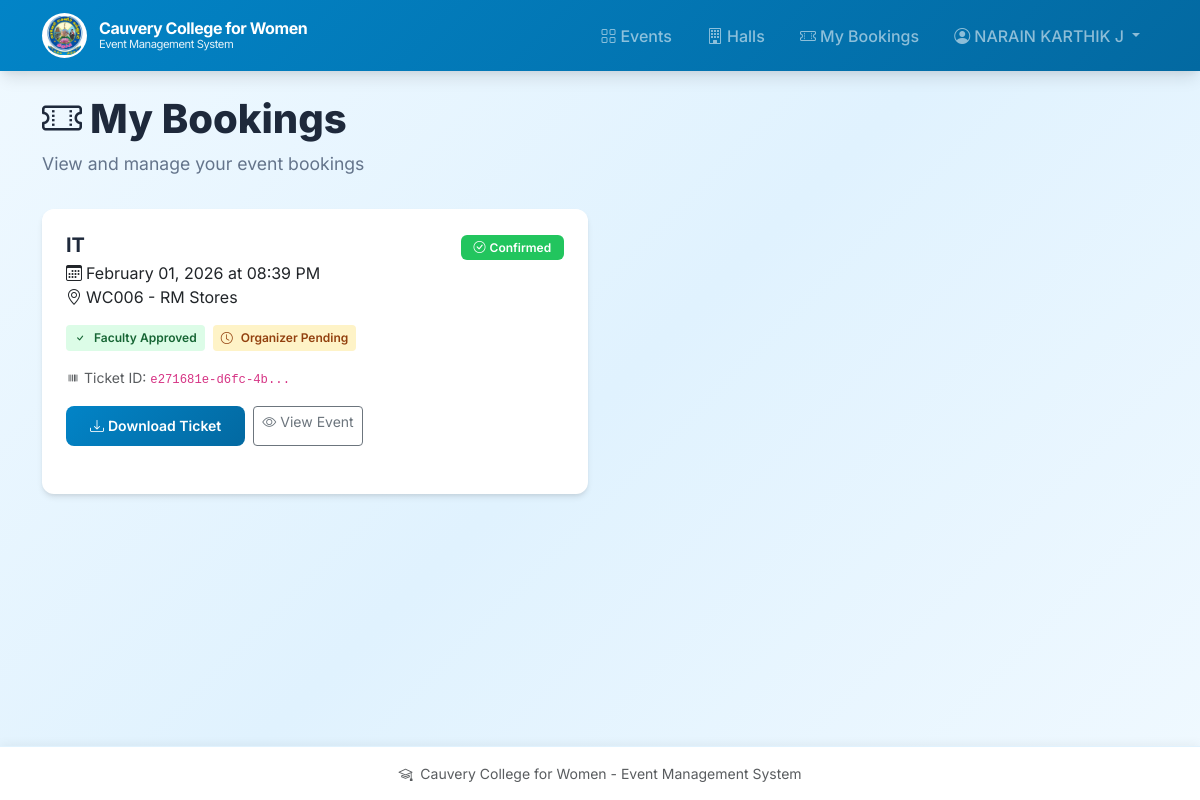
The app's page /my/bookings (signed in) with its own data.
### app.py (models this page shows, shortened)
class User(UserMixin, db.Model):
    __tablename__ = "users"
    id = db.Column(db.Integer, primary_key=True)
    email = db.Column(db.String, unique=True, nullable=True)
    student_id = db.Column(db.String, unique=True, nullable=True)
    password_hash = db.Column(db.String, nullable=False)
    full_name = db.Column(db.String)
    role = db.Column(db.String, nullable=False, default="student")  # student, faculty, organizer, admin
    phone = db.Column(db.String, nullable=True)
    department = db.Column(db.String, nullable=True)
    year = db.Column(db.String, nullable=True)
    active = db.Column(db.Boolean, default=True)
    created_at = db.Column(db.DateTime, default=datetime.utcnow)

class Booking(db.Model):
    __tablename__ = "bookings"
    id = db.Column(db.Integer, primary_key=True)
    ticket_id = db.Column(db.String, unique=True, nullable=False, default=lambda: str(uuid.uuid4()))
    user_id = db.Column(db.Integer, db.ForeignKey("users.id"), nullable=False)
    event_id = db.Column(db.Integer, db.ForeignKey("events.id"), nullable=False)
    status = db.Column(db.String, default="pending")  # pending, confirmed, cancelled
    faculty_approved = db.Column(db.Boolean, default=False)
    organizer_approved = db.Column(db.Boolean, default=False)
    created_at = db.Column(db.DateTime, default=datetime.utcnow)
    qr_path = db.Column(db.String, nullable=True)
    pdf_path = db.Column(db.String, nullable=True)
    user = db.relationship("User", lazy="joined")
    event = db.relationship("Event", lazy="joined")

class Event(db.Model):
    __tablename__ = "events"
    id = db.Column(db.Integer, primary_key=True)
    title = db.Column(db.String, nullable=False)
    description = db.Column(db.Text)
    category_id = db.Column(db.Integer, db.ForeignKey("categories.id"), nullable=True)
    hall_id = db.Column(db.Integer, db.ForeignKey("halls.id"), nullable=False)
    organizer_id = db.Column(db.Integer, db.ForeignKey("users.id"), nullable=False)
    capacity = db.Column(db.Integer, default=0)
    start_time = db.Column(db.DateTime, nullable=False)
    end_time = db.Column(db.DateTime, nullable=False)
    poster_path = db.Column(db.String, nullable=True)
    invitation_path = db.Column(db.String, nullable=True)
    status = db.Column(db.String, default="pending")  # pending, approved, rejected
    requires_faculty_approval = db.Column(db.Boolean, default=False)
    created_at = db.Column(db.DateTime, default=datetime.utcnow)
    club_id = db.Column(db.Integer, nullable=True)
    category = db.relationship("Category", lazy="joined")
    hall = db.relationship("Hall", lazy="joined")
    organizer = db.relationship("User", lazy="joined")

class Hall(db.Model):
    __tablename__ = "halls"
    id = db.Column(db.Integer, primary_key=True)
    name = db.Column(db.String, unique=True, nullable=False)
    capacity = db.Column(db.Integer, default=0)
    status = db.Column(db.String, default="free")  # free, blocked
    location = db.Column(db.String, nullable=True)

### app.py (the view)
@app.route("/my/bookings")
@login_required
def my_bookings():
    bookings = Booking.query.filter_by(user_id=current_user.id).order_by(Booking.created_at.desc()).all()
    return render_template("my_bookings.html", bookings=bookings)

### app.py (called while the page is built)
@login_manager.user_loader
def load_user(user_id):
    try:
        return db.session.get(User, int(user_id))
    except Exception:
        return None

### templates/my_bookings.html (shortened to what this page needs)
{% extends "layout.html" %}
{% block content %}
<div class="page-header">
  <h1><i class="bi bi-ticket-perforated me-2"></i>My Bookings</h1>
  <p>View and manage your event bookings</p>
</div>
{% if bookings %}
  <div class="row">
    {% for b in bookings %}
      <div class="col-lg-6 mb-4">
        <div class="dashboard-section h-100 fade-in">
          <div class="d-flex justify-content-between align-items-start mb-3">
            <div>
              <a href="{{ url_for('event_detail', event_id=b.event.id) }}" class="text-decoration-none">
                <h5 class="mb-1" style="font-weight: 700; color: var(--dark-color);">{{ b.event.title }}</h5>
              </a>
              <div class="event-meta">
                <i class="bi bi-calendar3 me-1"></i>{{ b.event.start_time.strftime('%B %d, %Y at %I:%M %p') }}
              </div>
              <div class="event-meta">
                <i class="bi bi-geo-alt me-1"></i>{{ b.event.hall.name if b.event.hall else 'TBD' }}
              </div>
            </div>
            <div>
              {% if b.status == 'confirmed' %}
                <span class="badge bg-success"><i class="bi bi-check-circle me-1"></i>Confirmed</span>
              {% elif b.status == 'pending' %}
                <span class="badge bg-warning"><i class="bi bi-clock me-1"></i>Pending</span>
              {% elif b.status == 'cancelled' %}
                <span class="badge bg-danger"><i class="bi bi-x-circle me-1"></i>Cancelled</span>
              {% else %}
                <span class="badge bg-secondary">{{ b.status }}</span>
              {% endif %}
            </div>
          </div>
          <div class="d-flex gap-2 mb-3">
            {% if b.faculty_approved %}
              <span class="approval-badge approved"><i class="bi bi-check me-1"></i>Faculty Approved</span>
            {% else %}
              <span class="approval-badge pending"><i class="bi bi-clock me-1"></i>Faculty Pending</span>
            {% endif %}
            {% if b.organizer_approved %}
              <span class="approval-badge approved"><i class="bi bi-check me-1"></i>Organizer Approved</span>
            {% else %}
              <span class="approval-badge pending"><i class="bi bi-clock me-1"></i>Organizer Pending</span>
            {% endif %}
          </div>
          <div class="small text-muted mb-3">
            <i class="bi bi-upc me-1"></i>Ticket ID: <code>{{ b.ticket_id[:16] }}...</code>
          </div>
          <div class="d-flex gap-2 flex-wrap">
            {% if b.pdf_path or b.qr_path %}
              <a class="btn btn-primary btn-sm" href="{{ url_for('view_ticket', booking_id=b.id) }}" target="_blank">
                <i class="bi bi-download me-1"></i>Download Ticket
              </a>
            {% endif %}
            <a href="{{ url_for('event_detail', event_id=b.event.id) }}" class="btn btn-outline-secondary btn-sm">
              <i class="bi bi-eye me-1"></i>View Event
            </a>
          </div>
        </div>
      </div>
    {% endfor %}
  </div>
{% endif %}
{% endblock %}

### templates/layout.html (shortened to what this page needs)
<!doctype html>
<html lang="en">
  <head>
    <link href="https://cdn.jsdelivr.net/npm/bootstrap@5.3.2/dist/css/bootstrap.min.css" rel="stylesheet">
    <link rel="stylesheet" href="https://cdn.jsdelivr.net/npm/bootstrap-icons@1.11.1/font/bootstrap-icons.css">
    <link rel="stylesheet" href="{{ url_for('static', filename='css/style.css') }}">
  </head>
  <body>
    <nav class="navbar navbar-expand-lg navbar-dark">
      <div class="container">
        <a class="navbar-brand" href="{{ url_for('index') }}">
          <img src="{{ url_for('static', filename='images/college_logo.png') }}" alt="Logo">
          <span class="college-name">
            <span class="main-name">Cauvery College for Women</span>
            <span class="sub-name">Event Management System</span>
          </span>
        </a>
        <div class="collapse navbar-collapse" id="nav">
          <ul class="navbar-nav ms-auto">
            <li class="nav-item">
              <a class="nav-link" href="{{ url_for('event_list') }}">
                <i class="bi bi-grid me-1"></i>Events
              </a>
            </li>
            <li class="nav-item">
              <a class="nav-link" href="{{ url_for('admin_halls') }}">
                <i class="bi bi-building me-1"></i>Halls
              </a>
            </li>
            {% if current_user.is_authenticated %}
              <li class="nav-item">
                <a class="nav-link" href="{{ url_for('my_bookings') }}">
                  <i class="bi bi-ticket-perforated me-1"></i>My Bookings
                </a>
              </li>
              <li class="nav-item dropdown">
                <a class="nav-link dropdown-toggle" href="#" role="button" data-bs-toggle="dropdown">
                  <i class="bi bi-person-circle me-1"></i>{{ current_user.full_name or current_user.email }}
                </a>
              </li>
            {% endif %}
          </ul>
        </div>
      </div>
    </nav>
    <main class="container py-4">
      {% block content %}{% endblock %}
    </main>
    <footer class="py-3">
      <div class="container text-center small text-muted">
        <i class="bi bi-mortarboard me-1"></i> Cauvery College for Women - Event Management System
      </div>
    </footer>
  </body>
</html>

### static/css/style.css (style rules this page uses)
:root { --primary-color: #0284c7; --primary-dark: #0369a1; --primary-light: #38bdf8; --secondary-color: #0ea5e9; --success-color: #22c55e; --warning-color: #f59e0b; --danger-color: #ef4444; --dark-color: #1e293b; --light-color: #f0f9ff; --sky-light: #e0f2fe; --sky-lighter: #f0f9ff; --border-radius: 12px; --box-shadow: 0 4px 6px -1px rgba(0, 0, 0, 0.1), 0 2px 4px -1px rgba(0, 0, 0, 0.06); --box-shadow-lg: 0 10px 15px -3px rgba(0, 0, 0, 0.1), 0 4px 6px -2px rgba(0, 0, 0, 0.05); }
* { box-sizing: border-box; }
body { font-family: 'Inter', -apple-system, BlinkMacSystemFont, 'Segoe UI', Roboto, sans-serif; background: linear-gradient(135deg, #f0f9ff 0%, #e0f2fe 50%, #f0f9ff 100%); min-height: 100vh; padding-bottom: 80px; }
.navbar { background: linear-gradient(135deg, #0284c7 0%, #0369a1 100%) !important; box-shadow: var(--box-shadow-lg); padding: 0.5rem 0; }
.navbar-brand { font-weight: 700; font-size: 1.1rem; letter-spacing: -0.025em; display: flex; align-items: center; gap: 0.75rem; }
.navbar-brand img { height: 45px; width: 45px; object-fit: contain; background: white; border-radius: 50%; padding: 2px; }
.college-name { display: flex; flex-direction: column; line-height: 1.2; }
.college-name .main-name { font-size: 1rem; font-weight: 700; }
.college-name .sub-name { font-size: 0.7rem; opacity: 0.9; font-weight: 400; }
.nav-link { font-weight: 500; padding: 0.5rem 1rem !important; border-radius: 8px; transition: all 0.2s ease; margin: 0 0.1rem; }
.btn-primary { background: linear-gradient(135deg, #0284c7 0%, #0369a1 100%); border: none; padding: 0.6rem 1.5rem; border-radius: 8px; font-weight: 600; transition: all 0.2s ease; }
.dashboard-section { background: white; border-radius: var(--border-radius); padding: 1.5rem; margin-bottom: 1.5rem; box-shadow: var(--box-shadow); }
.badge { padding: 0.4rem 0.8rem; border-radius: 6px; font-weight: 600; font-size: 0.75rem; }
.badge.bg-success { background: var(--success-color) !important; }
footer { background: white !important; border-top: 1px solid #e0f2fe; box-shadow: 0 -2px 10px rgba(0, 0, 0, 0.05); position: fixed; bottom: 0; left: 0; right: 0; }
.page-header { margin-bottom: 2rem; }
.page-header h1 { font-weight: 800; color: var(--dark-color); margin-bottom: 0.5rem; }
.page-header p { color: #64748b; font-size: 1.1rem; }
.approval-badge { display: inline-flex; align-items: center; gap: 0.25rem; padding: 0.25rem 0.5rem; border-radius: 4px; font-size: 0.75rem; font-weight: 600; }
.approval-badge.approved { background: #dcfce7; color: #166534; }
.approval-badge.pending { background: #fef3c7; color: #92400e; }
.fade-in { animation: fadeIn 0.3s ease forwards; }

### records on screen
User: full_name "NARAIN KARTHIK J"
Booking: event "IT", event.start_time "February 01, 2026 at 08:39 PM", event.hall "WC006 - RM Stores", status "confirmed" (drawn), faculty_approved True (drawn), organizer_approved False (drawn), ticket_id "e271681e-d6fc-4b"
